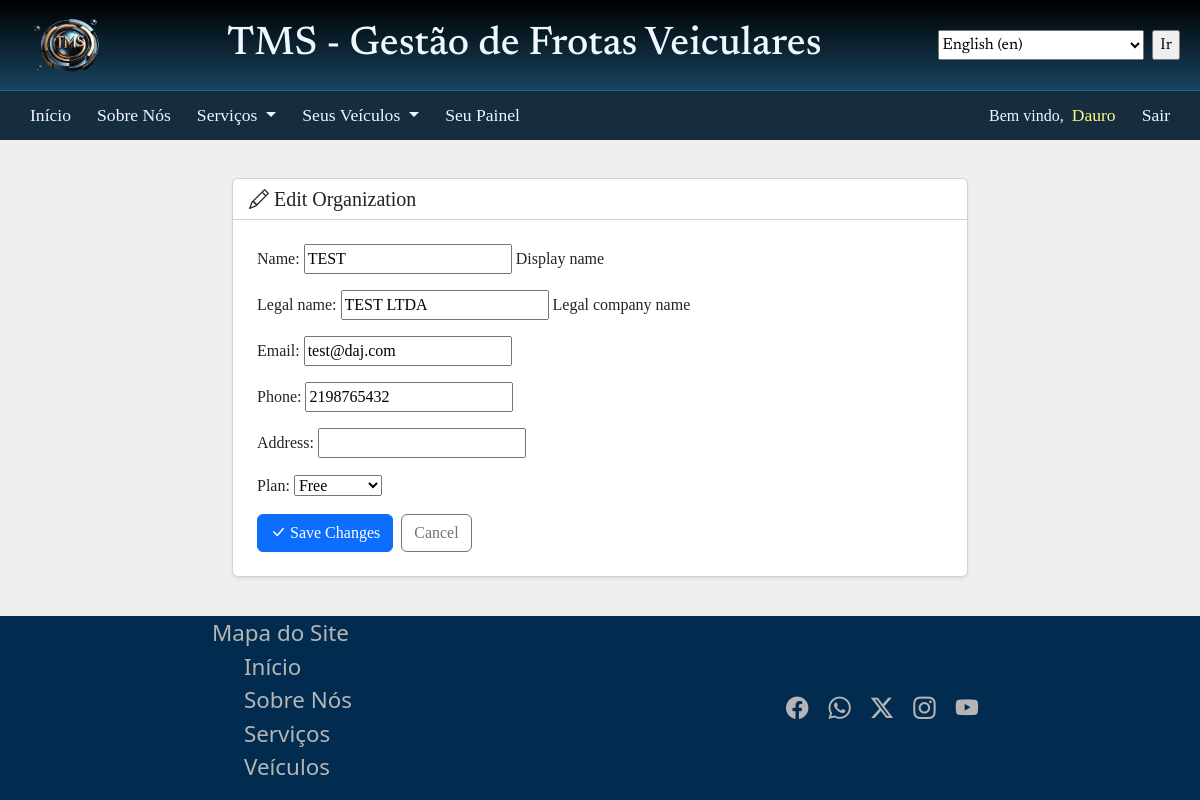
The app's page /tenants/079df3ba-5465-4106-b9de-b77a78685eee/edit/ (signed in) with its own data.
### accounts/models.py (models this page shows, shortened)
class CustomUser(AbstractUser):
    id = models.UUIDField(primary_key=True, default=uuid.uuid4, editable=False)
    current_tenant = models.ForeignKey(
        'tenants.Tenant',
        on_delete=models.SET_NULL,
        null=True,
        blank=True,
        related_name='current_users',
        help_text=_('Currently active tenant for this user')
    )
    phone = models.CharField(max_length=20, blank=True, null=True)
    document_number = models.CharField(
        max_length=30,
        blank=True,
        null=True,
        help_text=_('Unique identifier like SSN or Tax ID, CPF or CNPJ')
    )
    document_type = models.CharField(
        max_length=6,
        blank=True,
        null=True,
        choices=[
            ('SSN', 'SSN'),
            ('TAXID', 'Tax ID'),
            ('CPF', 'CPF'),
            ('CNPJ', 'CNPJ')
        ],
        default='CPF'
    )
    last_login_tenant = models.ForeignKey(
        'tenants.Tenant',
        on_delete=models.SET_NULL,
        blank=True,
        null=True,
        related_name='last_login_users',
    )
    created_at = models.DateTimeField(auto_now_add=True)
    updated_at = models.DateTimeField(auto_now=True)
    class Meta:
        db_table = 'users'
        indexes = [
            models.Index(fields=['email']),
            models.Index(fields=['document_number'])
        ]
    def get_tenants(self):
        return Tenant.objects.filter(
            members__user=self,
            members__is_active=True,
            is_active=True
        ).distinct()

### tenants/models.py (models this page shows, shortened)
class Tenant(models.Model):
    PLAN_CHOICES = [
        ("free", _("Free")),
        ("basic", _("Basic")),
        ("premium", _("Premium")),
        ("entreprise", _("Enterprise")),
    ]
    id = models.UUIDField(primary_key=True, default=uuid.uuid4, editable=False)
    slug = models.SlugField(
        max_length=50,
        unique=True,
        help_text=_("Unique identifier for the tenant, used ni URLs and subdomains"),
    )
    name = models.CharField(max_length=200, help_text=_("Display name"))
    legal_name = models.CharField(max_length=200, help_text=_("Legal company name"))
    document = models.CharField(
        max_length=30,
        unique=True,
        help_text=_("Unique identifier like SSN or Tax ID, CPF or CNPJ"),
    )
    email = models.EmailField(unique=True)
    phone = models.CharField(max_length=30)
    address = models.CharField(max_length=250, null=True, blank=True)
    is_active = models.BooleanField(default=True)
    plan = models.CharField(max_length=20, choices=PLAN_CHOICES, default="free")
    created_at = models.DateTimeField(auto_now_add=True)
    updated_at = models.DateTimeField(auto_now=True)
    settings = models.JSONField(default=None, null=True)
    subscription_expires_at = models.DateTimeField(blank=True, null=True)
    objects = TenantManager()
    class Meta:
        db_table = "tenants"
        indexes = [
            models.Index(fields=["slug"]),
            models.Index(fields=["is_active", "plan"]),
        ]

### tenants/views.py (the view, shortened to what this page needs)
# urls.py: path("<uuid:tenant_id>/edit/", views.TenantUpdateView.as_view(), name="update"),
class TenantUpdateView(LoginRequiredMixin, UpdateView):
    model = Tenant
    template_name = 'tenants/update.html'
    fields = [
        'name',
        'legal_name',
        'email',
        'phone',
        'address',
        'plan'
    ]
    pk_url_kwarg = 'tenant_id'
    def get_queryset(self):
        return Tenant.objects.filter(is_active=True)
    def dispatch(self, request, *args, **kwargs):
        tenant = self.get_object()
        try:
            membership = TenantUser.objects.get(
                user=request.user,
                tenant=tenant,
                is_active=True
            )
            if not membership.is_owner:
                raise PermissionDenied(_("Only tenant owners can edit this tenant."))
        except TenantUser.DoesNotExist:
            raise PermissionDenied(_("You are not a member of this tenant."))
        return super().dispatch(request, *args, **kwargs)

### tenants/context_processors.py (called while the page is built)
def tenant_context(request):
    context = {
        "current_tenant": None,
        "user_tenants": [],
        "is_tenant_owner": False,
        "tenant_role": None,
    }
    if hasattr(request, "tenant") and request.tenant:
        context["current_tenant"] = request.tenant
        if request.user.is_authenticated:
            context["user_tenants"] = request.user.get_tenants()
            try:
                membership = TenantUser.objects.get(
                    user=request.user, tenant=request.tenant, is_active=True
                )
                context["is_tenant_owner"] = membership.is_owner
                context["tenant_role"] = membership.role
            except TenantUser.DoesNotExist:
                pass
    return context

### templates/tenants/update.html (shortened to what this page needs)
{% extends 'base.html' %}
{% load static i18n l10n %}
{% block content %}
<div class="container">
  <div class="row justify-content-center">
    <div class="col-md-8">
      <div class="card shadow-sm">
        <div class="card-header bg-white">
          <h5 class="mb-0"><i class="bi bi-pencil"></i> {% translate 'Edit Organization' %}</h5>
        </div>
        <div class="card-body p-4">
          <form method="post">
            {{ form.as_p }}
            <div class="d-flex gap-2">
              <button type="submit" class="btn btn-primary">
                <i class="bi bi-check-lg"></i> {% translate 'Save Changes' %}
              </button>
              <a href="{% url 'tenants:detail' tenant.id %}" class="btn btn-outline-secondary">
                {% translate 'Cancel' %}
              </a>
            </div>
          </form>
        </div>
      </div>
    </div>
  </div>
</div>
{% endblock %}

### templates/components/_navbar.html (shortened to what this page needs)
{% load static i18n l10n %}
<link rel="stylesheet" href="{% static 'css/navbar.css' %}">
<nav class="navbar navbar-expand-lg navbar-light sticky-top navbar-top">
  <div class="container-fluid flex-row">
    <ul class="navbar-nav me-auto mb-2 mb-lg-0 nav-menu">
      <li class="nav-item">
        <a class="nav-link" href="{% url 'home' %}">{% translate 'Início' %}</a>
      </li>
      <li class="nav-item">
        <a class="nav-link" href="#">{% translate 'Sobre Nós' %}</a>
      </li>
      <li class="nav-item dropdown">
        <a class="nav-link dropdown-toggle" href="#" role="button" data-bs-toggle="dropdown" aria-expanded="false">
          {% translate 'Serviços' %}
        </a>
      </li>
      {% if user.is_authenticated %}
      <li class="nav-item dropdown">
        <a class="nav-link dropdown-toggle" href="#" role="button" data-bs-toggle="dropdown" aria-expanded="false">
          {% translate 'Seus Veículos' %}
        </a>
      </li>
      <li class="nav-item"><a class="nav-link" href="#">{% translate 'Seu Painel' %}</a></li>
      {% endif %}
    </ul>
    <ul class="navbar-nav ms-auto mb-2 mb-lg-0 nav-signup">
      {% if user.is_authenticated %}
      <li class="nav-item welcome">
        {% translate 'Bem vindo' %}, <a class="nav-link" href="#">{{ user.first_name|default:user.username }}</a>
      </li>
      <li class="nav-item">
        <a class="nav-link" href="#">{% translate 'Sair' %}</a>
      </li>
      {% endif %}
    </ul>
  </div>
</nav>

### static/css/base.css (style rules this page uses)
html { box-sizing: border-box; padding: 0; margin: 0; }
body { display: flex; flex-direction: column; min-height: 100vh; }

### static/css/navbar.css (style rules this page uses)
.navbar-top { background: color-mix(in srgb, black 50%, #13436c 50%); color: aliceblue; font-family: 'Baskervville'; height: 50px; border-top: 1px solid #075f8c; position: sticky; opacity: 95%; top: 0; }
.navbar-top a { color: aliceblue; font-size: 1.1rem; }
.nav-menu li { margin: 0 0 0 10px; }
.nav-signup { padding: 0; margin: 0; display: flex; flex-direction: row; align-items: center; }
.welcome { display: flex; flex-direction: row; align-items: center; }
.welcome a { color: #fff780; }
.nav-signup li { padding: 0; margin: 0 10px 0 0; }

### records on screen
CustomUser: first_name "Dauro"
Tenant: name "TEST", legal_name "TEST LTDA", email "test@daj.com", phone "2198765432", plan "Free"

### other values on screen
form field language "English (en)"
